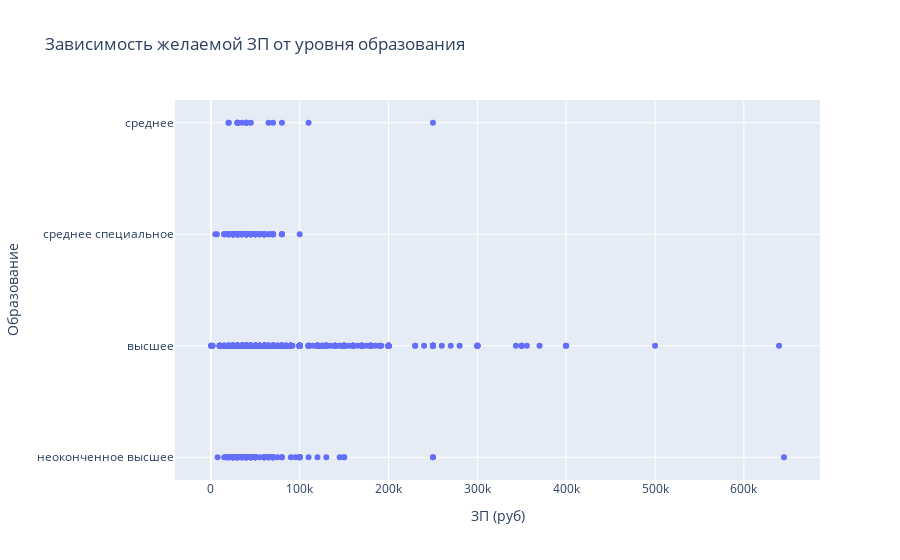

Notebook source saved alongside this figure:
### Markdown cell above
4. Постройте диаграмму, которая показывает зависимость **медианной** желаемой заработной платы (**"ЗП (руб)"**) от уровня образования (**"Образование"**). Используйте для диаграммы данные о резюме, где желаемая заработная плата меньше 1 млн рублей.
*Сделайте выводы по представленной диаграмме: для каких уровней образования наблюдаются наибольшие и наименьшие уровни желаемой заработной платы? Как вы считаете, важен ли признак уровня образования при прогнозировании заработной платы?*

### Code cell
mask = hh['ЗП (руб)'] < 1_000_000
hh_filtred = hh[mask]
hh_filtred.groupby('Образование')['ЗП (руб)'].median()
fig = px.scatter(
    hh_filtred,
    x="ЗП (руб)",
    y="Образование",
    title='Зависимость желаемой ЗП от уровня образования',
    )
fig.show()

### Figure 1 — Plotly figure (JSON) as saved in the notebook; plotly's stock layout.template omitted (floating-point values rounded to 4 significant figures; data arrays with more than 128 entries replaced by an {"elided": "..."} marker saying what was removed)
{"data": [{"hovertemplate": "ЗП (руб)=%{x}<br>Образование=%{y}<extra></extra>", "legendgroup": "", "marker": {"color": "#636efa", "symbol": "circle"}, "mode": "markers", "name": "", "orientation": "h", "showlegend": false, "type": "scatter", "x": {"elided": "999 float values"}, "xaxis": "x", "y": {"elided": "999 str values"}, "yaxis": "y"}], "layout": {"legend": {"tracegroupgap": 0}, "title": {"text": "Зависимость желаемой ЗП от уровня образования"}, "xaxis": {"anchor": "y", "domain": [0, 1], "title": {"text": "ЗП (руб)"}}, "yaxis": {"anchor": "x", "domain": [0, 1], "title": {"text": "Образование"}}}}
